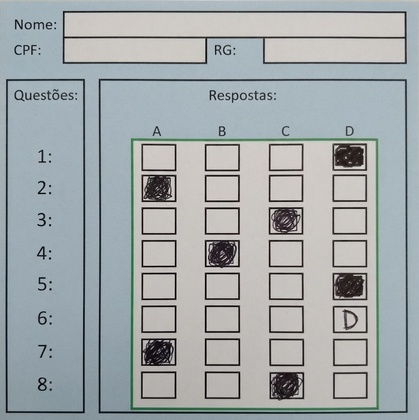
%> input picture folha_foto.jpg, 419 x 420 px, shrunk from 1022 x 1024 before the run
$ octave --eval "result = corrigirGabarito('folha_foto.jpg');"   (GNU Octave 9; MATLAB toolbox functions it lacks are replaced by stand-ins)
%> lines starting %> are read from the running program, lines starting %| are printed output that depends on the picture; in (x1, y1, x2, y2) boxes, pixels count from 0 and x2, y2 are one past the last pixel; in counts of white or black regions, pixels touching at a corner belong together; the program's own positions count from 1
function [acertos, respostas, preenchimento] = corrigirGabarito(arquivo, gabarito, debug)
%> called with arquivo = 'folha_foto.jpg'
%CORRIGIRGABARITO Le uma folha de respostas e conta quantas questoes estao certas.
%
%   [acertos, respostas] = corrigirGabarito(arquivo, gabarito)
%
%   arquivo  - caminho da imagem da folha (RGB, com a moldura verde)
%   gabarito - string de 8 letras com as respostas corretas, ex: 'ADBCADBC'
%   debug    - (opcional) true mostra a grade sobreposta na imagem
%
%   Retorna o numero de acertos, as respostas lidas ('-' = em branco,
%   '*' = dupla marcacao) e a matriz 8x4 com a fracao de tinta de cada celula.
%
%   Exemplo:
%       [n, r] = corrigirGabarito('folha_foto.png', 'ADBCADBC', true)

    if nargin < 2 || isempty(gabarito)
        gabarito = 'ADBCADBC';   % <-- TROQUE pelo gabarito real da prova
    end
    if nargin < 3
        debug = false;
    end

    NQ = 8;              % questoes
    NA = 4;              % alternativas por questao
    LETRAS = 'ABCD';

    % Normaliza o gabarito UMA vez, aqui. Antes o total usava upper() mas o
    % relatorio comparava com a string crua: chamar com 'adbcadbc' dava o
    % total certo e listava todas as questoes como erradas.
    gabarito = upper(char(gabarito));
    if numel(gabarito) ~= NQ
        error('corrigirGabarito:gabarito', ...
              'O gabarito precisa ter %d letras (recebeu %d).', ...
              NQ, numel(gabarito));
    end

    % Dois limiares, nao um. Sao perguntas diferentes:
    LIMIAR_MARCA  = 0.40;  % "isto e uma alternativa marcada" -> define a letra
    LIMIAR_RASURA = 0.20;  % "aqui tem alguma tinta"          -> detecta rasura
    RECORTE     = 0.25;  % quanto encolher cada celula (tira o contorno preto)
    MARGEM      = 8;     % pixels descartados pra dentro da moldura verde
    FATOR_TINTA = 0.70;  % pixel e tinta se estiver abaixo de 70% do fundo
    PISO_VERDE  = 12;    % dominancia minima do canal verde

    %% 1) Leitura
    I = imread(arquivo);
%> I is the input picture: size 420x419x3 uint8; mean R, G, B 162.3, 168.7, 170.5
    if size(I, 3) ~= 3
        error('corrigirGabarito:naoRGB', ...
              'A imagem precisa ser RGB - a moldura verde e usada como referencia.');
    end

    R = double(I(:,:,1));
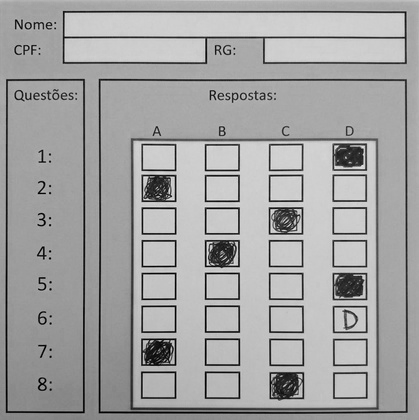
%> R: size 420x419 double; min 0, max 232, mean 162.3
    G = double(I(:,:,2));
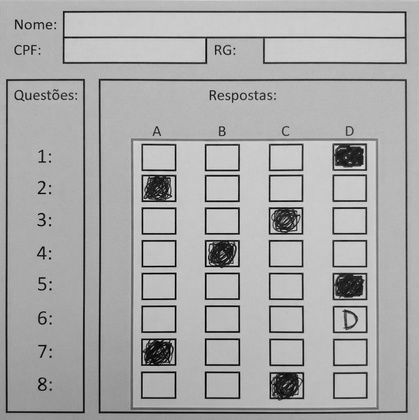
%> G: size 420x419 double; min 0, max 227, mean 168.7
    B = double(I(:,:,3));

    %% 2) Segmentacao da moldura verde
    % Mede a DOMINANCIA do canal verde, nao seu valor absoluto: assim o
    % metodo funciona tanto no verde vivo do arquivo digital quanto no verde
    % lavado de uma folha impressa e fotografada.
    dominancia = G - max(R, B);
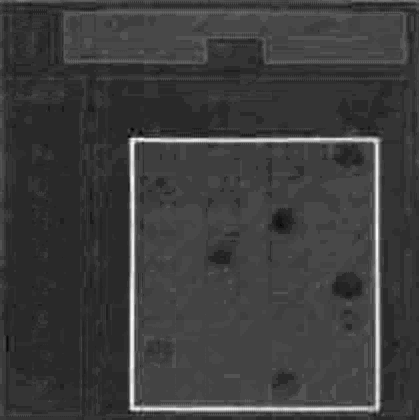
%> dominancia: size 420x419 double; min -17, max 32, mean -5.1; drawn with min black and max white

    % Limiar adaptativo. Um valor fixo quebra: no arquivo digital o verde tem
    % dominancia ~48, numa foto JPEG da mesma folha cai pra ~24, e as bordas
    % da linha ficam ainda mais baixas por causa da compressao.
    limiarVerde = max(PISO_VERDE, 0.5 * max(dominancia(:)));
%> limiarVerde = 16
    verde = dominancia > limiarVerde;
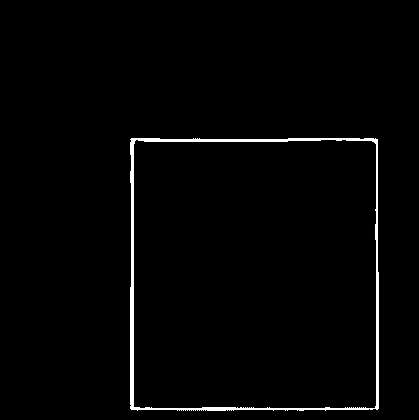
%> verde: size 420x419 logical; 1.7% white; 1 white region, box (x1, y1, x2, y2) and area: (130, 138, 379, 411) 2994

    verde = bwareaopen(verde, 50);      % descarta ruido isolado
    if ~any(verde(:))
        error('corrigirGabarito:semMoldura', ...
              'Moldura verde nao encontrada em %s.', arquivo);
    end
    verde = bwareafilt(verde, 1);       % so o maior componente = a moldura

    [lin, col] = find(verde);
%> lin = 2994 values from 139 to 411; col = 2994 values from 131 to 379
    y0 = min(lin) + MARGEM;   y1 = max(lin) - MARGEM;
%> after `y0 = min(lin) + MARGEM`: y0 = 147
%> after `y1 = max(lin) - MARGEM`: y1 = 403
    x0 = min(col) + MARGEM;   x1 = max(col) - MARGEM;
%> after `x0 = min(col) + MARGEM`: x0 = 139
%> after `x1 = max(col) - MARGEM`: x1 = 371

    if y1 - y0 < NQ * 10 || x1 - x0 < NA * 10
        error('corrigirGabarito:molduraPequena', ...
              ['A regiao verde detectada e pequena demais (%dx%d px). ', ...
               'Provavelmente foi ruido, nao a moldura.'], x1-x0, y1-y0);
    end

    area = I(y0:y1, x0:x1, :);
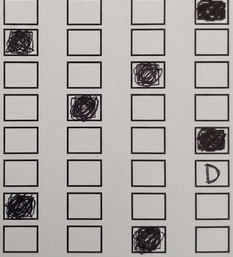
%> area: size 257x233x3 uint8; mean R, G, B 171.2, 166.9, 163.8

    %% 3) Binarizacao: tinta vira 1, fundo vira 0
    % NAO usar Otsu aqui. Otsu separa DUAS classes, mas a folha tem TRES:
    % fundo claro, traco preto do quadradinho e tinta colorida da caneta.
    % Com caneta azul (RGB 63,72,204 -> cinza 84) o Otsu corta exatamente em
    % cima da marca e ela desaparece. O limiar relativo ao fundo resolve isso
    % e ainda tolera iluminacao ruim, porque o fundo e medido na propria folha.
    cinza = double(im2gray(area));
    ordenado = sort(cinza(:));
    fundo = ordenado(round(0.75 * numel(ordenado)));   % percentil 75 = fundo
%> fundo = 199
    bw = cinza < FATOR_TINTA * fundo;
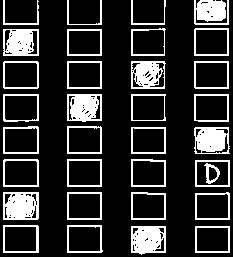
%> bw: size 257x233 logical; 18.6% white; 33 white regions, largest, box (x1, y1, x2, y2) and area: (3, 192, 39, 220) 869, (131, 226, 166, 255) 830, (67, 94, 102, 122) 796

    %% 4) Varredura da grade 8x4
    [altura, largura] = size(bw);
%> altura = 257; largura = 233
    hCelula = altura  / NQ;
%> hCelula = 32.12
    wCelula = largura / NA;
%> wCelula = 58.25

    preenchimento = zeros(NQ, NA);

    for i = 1:NQ
        for j = 1:NA
            % encolhe a celula pra excluir o contorno preto do quadradinho
            l1 = round((i-1)*hCelula + RECORTE*hCelula) + 1;
            l2 = round( i   *hCelula - RECORTE*hCelula);
            c1 = round((j-1)*wCelula + RECORTE*wCelula) + 1;
            c2 = round( j   *wCelula - RECORTE*wCelula);

            miolo = bw(l1:l2, c1:c2);
            preenchimento(i,j) = mean(miolo(:));
        end
    end
%> after the loop, preenchimento = [0.112 0.0754 0.127 0.683; 0.659 0.185 0.185 0.164; 0.116 0.127 0.741 0.116; 0.0754 0.841 0.069 0.069; 0.116 0.127 0.127 0.698; 0.069 0.069 0.069 0.241; 0.748 0.069 0.069 0.069; 0.103 0.069 0.944 0.069]

    %% 5) Decisao por questao
    respostas = repmat('-', 1, NQ);

    for i = 1:NQ
        linha    = preenchimento(i,:);
        comTinta = find(linha > LIMIAR_RASURA);   % qualquer intervencao
        marcadas = find(linha > LIMIAR_MARCA);    % marcacao de verdade

        if numel(comTinta) > 1
            % Mexeu em mais de uma alternativa: anula, mesmo que uma delas
            % esteja muito mais preenchida que as outras. Nao cabe ao
            % corretor adivinhar a intencao de quem rasurou.
            respostas(i) = '*';
        elseif numel(marcadas) == 1
            respostas(i) = LETRAS(marcadas);
        else
            respostas(i) = '-';      % em branco ou marcacao fraca demais
        end
    end
%> this loop made 8 passes
%> (linha, comTinta, marcadas) on passes 1, 2, 3, 4, 5, 7, 8: ([0.112 0.0754 0.127 0.683], 4, 4), ([0.659 0.185 0.185 0.164], 1, 1), ([0.116 0.127 0.741 0.116], 3, 3), ([0.0754 0.841 0.069 0.069], 2, 2), ([0.116 0.127 0.127 0.698], 4, 4), ([0.748 0.069 0.069 0.069], 1, 1), ([0.103 0.069 0.944 0.069], 3, 3)
%> (linha, comTinta) on pass 6: ([0.069 0.069 0.069 0.241], 4)
%> after the loop, respostas = 'DACBD-AC'

    %% 6) Comparacao com o gabarito
    acertos = sum(respostas == gabarito);   % ja normalizado acima
%> acertos = 1

    fprintf('\n--- Correcao: %s ---\n', arquivo);
    for i = 1:NQ
        if respostas(i) == gabarito(i)
            situacao = 'OK';
        elseif respostas(i) == '-'
            situacao = 'em branco';
        elseif respostas(i) == '*'
            situacao = 'anulada';
        else
            situacao = 'errou';
        end
        fprintf('  Q%d: marcou %c | gabarito %c  (%-9s)  A=%.2f B=%.2f C=%.2f D=%.2f\n', ...
                i, respostas(i), gabarito(i), situacao, preenchimento(i,:));
    end
%> this loop made 8 passes
%|   Q1: marcou D | gabarito A  (errou    )  A=0.11 B=0.08 C=0.13 D=0.68
%|   Q2: marcou A | gabarito D  (errou    )  A=0.66 B=0.19 C=0.19 D=0.16
%|   Q3: marcou C | gabarito B  (errou    )  A=0.12 B=0.13 C=0.74 D=0.12
%|   Q4: marcou B | gabarito C  (errou    )  A=0.08 B=0.84 C=0.07 D=0.07
%|   Q5: marcou D | gabarito A  (errou    )  A=0.12 B=0.13 C=0.13 D=0.70
%|   Q6: marcou - | gabarito D  (em branco)  A=0.07 B=0.07 C=0.07 D=0.24
%|   Q7: marcou A | gabarito B  (errou    )  A=0.75 B=0.07 C=0.07 D=0.07
%|   Q8: marcou C | gabarito C  (OK       )  A=0.10 B=0.07 C=0.94 D=0.07
%> after the loop, situacao = 'OK'
    fprintf('  Total: %d/%d acertos\n\n', acertos, NQ);
%|   Total: 1/8 acertos
%> `result = corrigirGabarito('folha_foto.jpg');`: result = 1

    %% 7) Visualizacao opcional
    if debug
        figure('Name', 'Grade detectada');
        imshow(area); hold on;
        for i = 0:NQ
            plot([1 largura], [i*hCelula i*hCelula], 'r-', 'LineWidth', 1);
        end
        for j = 0:NA
            plot([j*wCelula j*wCelula], [1 altura], 'r-', 'LineWidth', 1);
        end
        for i = 1:NQ
            for j = 1:NA
                if preenchimento(i,j) > LIMIAR_MARCA
                    cor = 'g';                  % marcacao
                elseif preenchimento(i,j) > LIMIAR_RASURA
                    cor = [1 0.5 0];            % rasura: tinta fraca
                else
                    cor = 'y';                  % vazia
                end
                text((j-0.5)*wCelula, (i-0.5)*hCelula, ...
                     sprintf('%.2f', preenchimento(i,j)), ...
                     'Color', cor, 'HorizontalAlignment', 'center', ...
                     'FontWeight', 'bold', 'FontSize', 9);
            end
        end
        title(sprintf(['Grade detectada - verde = marcada (>%.2f), ' ...
                       'laranja = rasura (>%.2f)'], LIMIAR_MARCA, LIMIAR_RASURA));
        hold off;
    end
end
